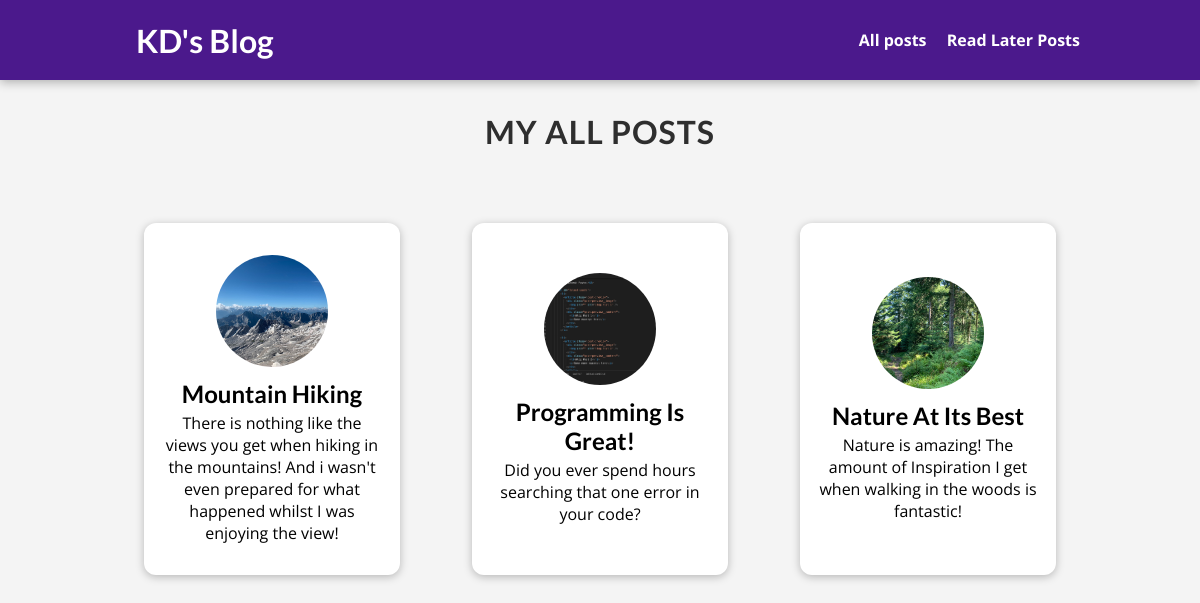
The page /posts on the database its author committed.
### blog/models.py (models this page shows, shortened)
class Post(models.Model):
  title = models.CharField(max_length=150)
  excerpt = models.CharField(max_length=200)
  image = models.ImageField(upload_to="posts", null=True)
  date = models.DateField(auto_now=True)
  slug = models.SlugField(unique=True, db_index=True)
  content = models.TextField(validators=[MinLengthValidator(10)])
  author = models.ForeignKey(Author, on_delete=models.SET_NULL,null=True,related_name="posts")
  tags = models.ManyToManyField(Tag)

### blog/views.py (the view)
class AllPostsView(ListView):
  template_name = "blog/all-posts.html"
  model = Post
  ordering = ["-date"]
  context_object_name = "all_posts"

### blog/templates/blog/all-posts.html (shortened to what this page needs)
{%extends "base.html"%}
{%load static%}
{%block css_files%}
  <link rel="stylesheet" href="{%static 'blog/post.css'%}">
  <link rel="stylesheet" href=" {%static "blog/all-posts.css"%} ">
{%endblock%}
{% block  content%}
  <section id="all-posts">
    <h2>My All Posts</h2>
    <ul>
      {%for post in all_posts%}
       {%include "blog/includes/post.html"%}
      {%endfor%}
    </ul>
  </section>
{%endblock%}

### blog/templates/blog/includes/post.html
<li>
  <article class="post">
    <a href=" {% url "post-detail-page" post.slug %}" >
      <div class="post_content">
        <img src="{{ post.image.url }}" alt="{{post.title}}">
        <h3>
          {{post.title}}
        </h3>
        <p>
          {{post.excerpt}}
        </p>
      </div>
    </a>
  </article>
</li>

### blog/static/blog/post.css (style rules this page uses)
.post { display: flex; flex-direction: column; align-items: center; text-align: center; padding: 1.5rem; border-radius: 12px; transition: transform 0.3s ease-in-out, box-shadow 0.3s ease-in-out; }
.post_content { display: flex; flex-direction: column; align-items: center; }
.post a { text-decoration: none; color: black; transition: all 0.3s ease; padding: 1rem; border-radius: 8px; }
.post img { width: 6rem; height: 6rem; object-fit: cover; border-radius: 50%; margin-bottom: 0.5rem; transition: transform 0.3s; }
.post h3 { margin: 0.25rem 0; font-size: 1.5rem; font-weight: bold; }

### blog/static/blog/all-posts.css (style rules this page uses)
body { background-color: #e7e7e7; }
#all-posts { margin: 7rem auto; width: 90%; max-width: 60rem; }
#all-posts h2 { text-align: center; font-size: 2rem; color: #2e2e2e; margin: 3rem 0; text-transform: uppercase; letter-spacing: 1px; }
ul { list-style: none; margin: 0; padding: 0; display: grid; grid-template-columns: repeat(auto-fill, minmax(17rem, 1fr)); gap: 1.5rem; }
.post { transition: transform 0.3s ease-in-out, box-shadow 0.3s ease-in-out; }
.post img { width: 7rem; height: 7rem; border-radius: 50%; object-fit: cover; transition: transform 0.3s; }
.post a { height: 22rem; transform-origin: center; box-shadow: 0 2px 8px rgba(0, 0, 0, 0.25); border-radius: 12px; background-color: white; display: flex; flex-direction: column; align-items: center; justify-content: center; padding: 1rem; text-align: center; transition: all 0.3s ease; }

### static/app.css (style rules this page uses)
* { box-sizing: border-box; margin: 0; padding: 0; }
html { font-family: 'Open Sans', 'Lato', sans-serif; scroll-behavior: smooth; }
body { margin: 0; background-color: #f4f4f4; }
h1, h2, h3 { font-family: 'Lato', sans-serif; font-weight: bold; }

### rows shown on the page
Post: image (picture), title "Mountain Hiking", excerpt "There is nothing like the views you get when hiking in the mountains! And i wasn't even prepared for what happened whilst I was enjoying the view!"
Post: image (picture), title "Programming Is Great!", excerpt "Did you ever spend hours searching that one error in your code?"
Post: image (picture), title "Nature At Its Best", excerpt "Nature is amazing! The amount of Inspiration I get when walking in the woods is fantastic!"
